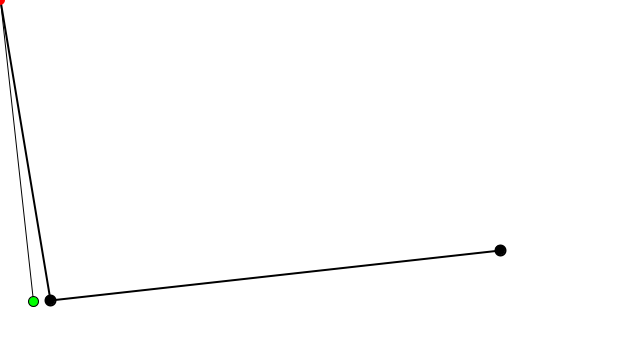
Frame 1 (no input)
Frame 60 (the mouse pressed at the canvas centre just before this capture): identical to frame 1, image omitted
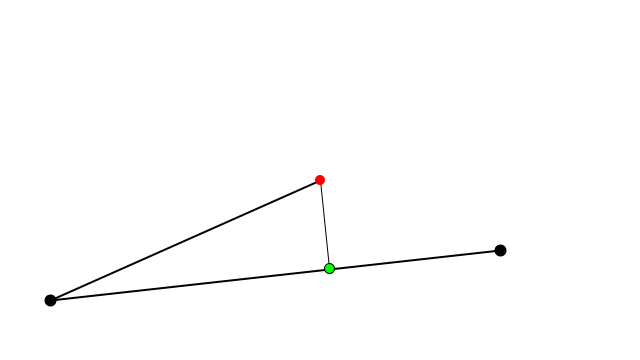
Frame 120 (the mouse held since frame 60 and released just before this capture)

The Processing sketch that drew these frames (run headless with seeded random() and noise(); from frame 60 on, the mouse is pressed at the canvas centre):

// Processing sketch: DotProduct
// ── DotProduct.pde
void setup() {
  size(640, 360);
}

void draw() {
  background(255);
  PVector a = new PVector(50, 300);
  PVector b = new PVector(500, 250);
  PVector mouse = new PVector(mouseX, mouseY);
  
  stroke(0);
  strokeWeight(2);
  line(a.x, a.y, b.x, b.y);
  line(a.x, a.y, mouse.x, mouse.y);
  
  fill(0);
  ellipse(a.x, a.y, 10, 10);
  ellipse(b.x, b.y, 10, 10);
  
  
  PVector normal = projection(a,b,mouse);
  noFill();
  stroke(0);
  strokeWeight(1);
  line(mouse.x,mouse.y,normal.x,normal.y);
  fill(0,255,0);
  ellipse(normal.x,normal.y,10,10);
  fill(255, 0, 0);
  noStroke();
  ellipse(mouse.x, mouse.y, 10, 10);
  
  
}

PVector projection(PVector a,PVector b,PVector mouse){
  PVector sub = PVector.sub(b,a);
  PVector mouseVec = PVector.sub(mouse,a);
  
  sub.normalize();
  sub.mult(mouseVec.dot(sub));
  
  PVector normal = PVector.add(a,sub);
  return normal;  
}
